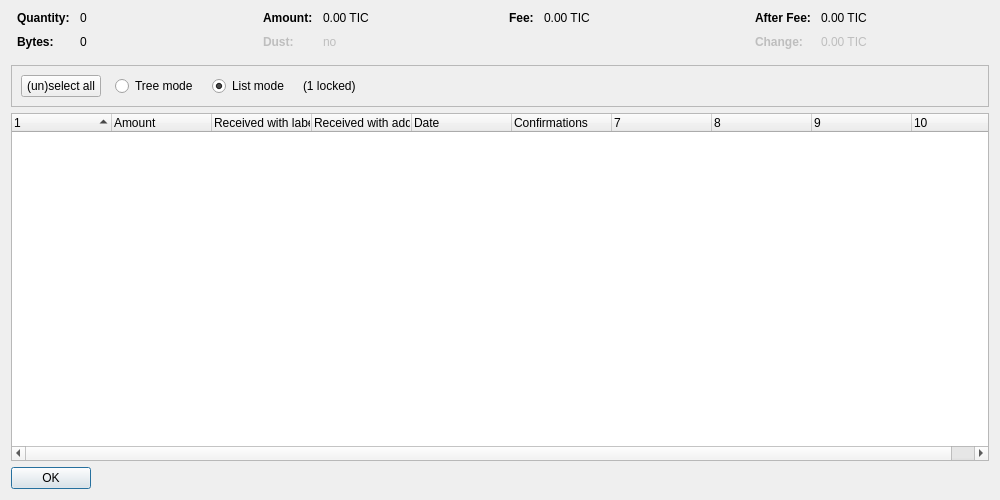
<?xml version="1.0" encoding="UTF-8"?>
<ui version="4.0">
 <class>CoinControlDialog</class>
 <widget class="QDialog" name="CoinControlDialog">
  <property name="geometry">
   <rect>
    <x>0</x>
    <y>0</y>
    <width>1000</width>
    <height>500</height>
   </rect>
  </property>
  <property name="windowTitle">
   <string>Coin Selection</string>
  </property>
  <layout class="QVBoxLayout" name="verticalLayout">
   <item>
    <layout class="QHBoxLayout" name="horizontalLayoutTop" stretch="0,0,0,0">
     <property name="topMargin">
      <number>0</number>
     </property>
     <property name="bottomMargin">
      <number>10</number>
     </property>
     <item>
      <layout class="QFormLayout" name="formLayoutCoinControl1">
       <property name="horizontalSpacing">
        <number>10</number>
       </property>
       <property name="verticalSpacing">
        <number>10</number>
       </property>
       <property name="leftMargin">
        <number>6</number>
       </property>
       <property name="rightMargin">
        <number>6</number>
       </property>
       <item row="0" column="0">
        <widget class="QLabel" name="labelCoinControlQuantityText">
         <property name="font">
          <font>
           <weight>75</weight>
           <bold>true</bold>
          </font>
         </property>
         <property name="text">
          <string>Quantity:</string>
         </property>
        </widget>
       </item>
       <item row="0" column="1">
        <widget class="QLabel" name="labelCoinControlQuantity">
         <property name="cursor">
          <cursorShape>IBeamCursor</cursorShape>
         </property>
         <property name="contextMenuPolicy">
          <enum>Qt::ActionsContextMenu</enum>
         </property>
         <property name="text">
          <string notr="true">0</string>
         </property>
         <property name="textInteractionFlags">
          <set>Qt::LinksAccessibleByMouse|Qt::TextSelectableByKeyboard|Qt::TextSelectableByMouse</set>
         </property>
        </widget>
       </item>
       <item row="1" column="0">
        <widget class="QLabel" name="labelCoinControlBytesText">
         <property name="font">
          <font>
           <weight>75</weight>
           <bold>true</bold>
          </font>
         </property>
         <property name="text">
          <string>Bytes:</string>
         </property>
        </widget>
       </item>
       <item row="1" column="1">
        <widget class="QLabel" name="labelCoinControlBytes">
         <property name="cursor">
          <cursorShape>IBeamCursor</cursorShape>
         </property>
         <property name="contextMenuPolicy">
          <enum>Qt::ActionsContextMenu</enum>
         </property>
         <property name="text">
          <string notr="true">0</string>
         </property>
         <property name="textInteractionFlags">
          <set>Qt::LinksAccessibleByMouse|Qt::TextSelectableByKeyboard|Qt::TextSelectableByMouse</set>
         </property>
        </widget>
       </item>
      </layout>
     </item>
     <item>
      <layout class="QFormLayout" name="formLayoutCoinControl2">
       <property name="horizontalSpacing">
        <number>10</number>
       </property>
       <property name="verticalSpacing">
        <number>10</number>
       </property>
       <property name="leftMargin">
        <number>6</number>
       </property>
       <property name="rightMargin">
        <number>6</number>
       </property>
       <item row="0" column="0">
        <widget class="QLabel" name="labelCoinControlAmountText">
         <property name="font">
          <font>
           <weight>75</weight>
           <bold>true</bold>
          </font>
         </property>
         <property name="text">
          <string>Amount:</string>
         </property>
        </widget>
       </item>
       <item row="0" column="1">
        <widget class="QLabel" name="labelCoinControlAmount">
         <property name="cursor">
          <cursorShape>IBeamCursor</cursorShape>
         </property>
         <property name="contextMenuPolicy">
          <enum>Qt::ActionsContextMenu</enum>
         </property>
         <property name="text">
          <string notr="true">0.00 TIC</string>
         </property>
         <property name="textInteractionFlags">
          <set>Qt::LinksAccessibleByMouse|Qt::TextSelectableByKeyboard|Qt::TextSelectableByMouse</set>
         </property>
        </widget>
       </item>
       <item row="1" column="0">
        <widget class="QLabel" name="labelCoinControlLowOutputText">
         <property name="enabled">
          <bool>false</bool>
         </property>
         <property name="font">
          <font>
           <weight>75</weight>
           <bold>true</bold>
          </font>
         </property>
         <property name="text">
          <string>Dust:</string>
         </property>
        </widget>
       </item>
       <item row="1" column="1">
        <widget class="QLabel" name="labelCoinControlLowOutput">
         <property name="enabled">
          <bool>false</bool>
         </property>
         <property name="cursor">
          <cursorShape>IBeamCursor</cursorShape>
         </property>
         <property name="contextMenuPolicy">
          <enum>Qt::ActionsContextMenu</enum>
         </property>
         <property name="text">
          <string notr="true">no</string>
         </property>
         <property name="textInteractionFlags">
          <set>Qt::LinksAccessibleByMouse|Qt::TextSelectableByKeyboard|Qt::TextSelectableByMouse</set>
         </property>
        </widget>
       </item>
      </layout>
     </item>
     <item>
      <layout class="QFormLayout" name="formLayoutCoinControl3">
       <property name="horizontalSpacing">
        <number>10</number>
       </property>
       <property name="verticalSpacing">
        <number>10</number>
       </property>
       <property name="leftMargin">
        <number>6</number>
       </property>
       <property name="rightMargin">
        <number>6</number>
       </property>
       <item row="0" column="0">
        <widget class="QLabel" name="labelCoinControlFeeText">
         <property name="font">
          <font>
           <weight>75</weight>
           <bold>true</bold>
          </font>
         </property>
         <property name="text">
          <string>Fee:</string>
         </property>
        </widget>
       </item>
       <item row="0" column="1">
        <widget class="QLabel" name="labelCoinControlFee">
         <property name="cursor">
          <cursorShape>IBeamCursor</cursorShape>
         </property>
         <property name="contextMenuPolicy">
          <enum>Qt::ActionsContextMenu</enum>
         </property>
         <property name="text">
          <string notr="true">0.00 TIC</string>
         </property>
         <property name="textInteractionFlags">
          <set>Qt::LinksAccessibleByMouse|Qt::TextSelectableByKeyboard|Qt::TextSelectableByMouse</set>
         </property>
        </widget>
       </item>
      </layout>
     </item>
     <item>
      <layout class="QFormLayout" name="formLayoutCoinControl4">
       <property name="horizontalSpacing">
        <number>10</number>
       </property>
       <property name="verticalSpacing">
        <number>10</number>
       </property>
       <property name="leftMargin">
        <number>6</number>
       </property>
       <property name="rightMargin">
        <number>6</number>
       </property>
       <item row="0" column="0">
        <widget class="QLabel" name="labelCoinControlAfterFeeText">
         <property name="font">
          <font>
           <weight>75</weight>
           <bold>true</bold>
          </font>
         </property>
         <property name="text">
          <string>After Fee:</string>
         </property>
        </widget>
       </item>
       <item row="0" column="1">
        <widget class="QLabel" name="labelCoinControlAfterFee">
         <property name="cursor">
          <cursorShape>IBeamCursor</cursorShape>
         </property>
         <property name="contextMenuPolicy">
          <enum>Qt::ActionsContextMenu</enum>
         </property>
         <property name="text">
          <string notr="true">0.00 TIC</string>
         </property>
         <property name="textInteractionFlags">
          <set>Qt::LinksAccessibleByMouse|Qt::TextSelectableByKeyboard|Qt::TextSelectableByMouse</set>
         </property>
        </widget>
       </item>
       <item row="1" column="0">
        <widget class="QLabel" name="labelCoinControlChangeText">
         <property name="enabled">
          <bool>false</bool>
         </property>
         <property name="font">
          <font>
           <weight>75</weight>
           <bold>true</bold>
          </font>
         </property>
         <property name="text">
          <string>Change:</string>
         </property>
        </widget>
       </item>
       <item row="1" column="1">
        <widget class="QLabel" name="labelCoinControlChange">
         <property name="enabled">
          <bool>false</bool>
         </property>
         <property name="cursor">
          <cursorShape>IBeamCursor</cursorShape>
         </property>
         <property name="contextMenuPolicy">
          <enum>Qt::ActionsContextMenu</enum>
         </property>
         <property name="text">
          <string notr="true">0.00 TIC</string>
         </property>
         <property name="textInteractionFlags">
          <set>Qt::LinksAccessibleByMouse|Qt::TextSelectableByKeyboard|Qt::TextSelectableByMouse</set>
         </property>
        </widget>
       </item>
      </layout>
     </item>
    </layout>
   </item>
   <item>
    <widget class="QFrame" name="frame">
     <property name="minimumSize">
      <size>
       <width>0</width>
       <height>40</height>
      </size>
     </property>
     <property name="frameShape">
      <enum>QFrame::StyledPanel</enum>
     </property>
     <property name="frameShadow">
      <enum>QFrame::Sunken</enum>
     </property>
     <layout class="QHBoxLayout" name="horizontalLayout">
      <item>
       <layout class="QHBoxLayout" name="horizontalLayoutPanel" stretch="0,0,0,0,0">
        <property name="spacing">
         <number>14</number>
        </property>
        <item>
         <widget class="QPushButton" name="pushButtonSelectAll">
          <property name="sizePolicy">
           <sizepolicy hsizetype="Maximum" vsizetype="Fixed">
            <horstretch>0</horstretch>
            <verstretch>0</verstretch>
           </sizepolicy>
          </property>
          <property name="text">
           <string>(un)select all</string>
          </property>
          <property name="autoDefault">
           <bool>false</bool>
          </property>
         </widget>
        </item>
        <item>
         <widget class="QRadioButton" name="radioTreeMode">
          <property name="sizePolicy">
           <sizepolicy hsizetype="Maximum" vsizetype="Fixed">
            <horstretch>0</horstretch>
            <verstretch>0</verstretch>
           </sizepolicy>
          </property>
          <property name="text">
           <string>Tree mode</string>
          </property>
         </widget>
        </item>
        <item>
         <widget class="QRadioButton" name="radioListMode">
          <property name="sizePolicy">
           <sizepolicy hsizetype="Maximum" vsizetype="Fixed">
            <horstretch>0</horstretch>
            <verstretch>0</verstretch>
           </sizepolicy>
          </property>
          <property name="text">
           <string>List mode</string>
          </property>
          <property name="checked">
           <bool>true</bool>
          </property>
         </widget>
        </item>
        <item>
         <widget class="QLabel" name="labelLocked">
          <property name="text">
           <string notr="true">(1 locked)</string>
          </property>
         </widget>
        </item>
        <item>
         <spacer name="horizontalSpacer">
          <property name="orientation">
           <enum>Qt::Horizontal</enum>
          </property>
          <property name="sizeHint" stdset="0">
           <size>
            <width>40</width>
            <height>20</height>
           </size>
          </property>
         </spacer>
        </item>
       </layout>
      </item>
     </layout>
    </widget>
   </item>
   <item>
    <widget class="CoinControlTreeWidget" name="treeWidget">
     <property name="contextMenuPolicy">
      <enum>Qt::CustomContextMenu</enum>
     </property>
     <property name="sortingEnabled">
      <bool>false</bool>
     </property>
     <property name="columnCount">
      <number>10</number>
     </property>
     <attribute name="headerShowSortIndicator" stdset="0">
      <bool>true</bool>
     </attribute>
     <attribute name="headerStretchLastSection">
      <bool>false</bool>
     </attribute>
     <column>
      <property name="text">
       <string/>
      </property>
     </column>
     <column>
      <property name="text">
       <string>Amount</string>
      </property>
     </column>
     <column>
      <property name="text">
       <string>Received with label</string>
      </property>
     </column>
     <column>
      <property name="text">
       <string>Received with address</string>
      </property>
     </column>
     <column>
      <property name="text">
       <string>Date</string>
      </property>
     </column>
     <column>
      <property name="text">
       <string>Confirmations</string>
      </property>
      <property name="toolTip">
       <string>Confirmed</string>
      </property>
     </column>
     <column>
      <property name="text">
       <string/>
      </property>
     </column>
     <column>
      <property name="text">
       <string/>
      </property>
     </column>
     <column>
      <property name="text">
       <string/>
      </property>
     </column>
     <column>
      <property name="text">
       <string/>
      </property>
     </column>
    </widget>
   </item>
   <item>
    <widget class="QDialogButtonBox" name="buttonBox">
     <property name="sizePolicy">
      <sizepolicy hsizetype="Maximum" vsizetype="Fixed">
       <horstretch>0</horstretch>
       <verstretch>0</verstretch>
      </sizepolicy>
     </property>
     <property name="orientation">
      <enum>Qt::Horizontal</enum>
     </property>
     <property name="standardButtons">
      <set>QDialogButtonBox::Ok</set>
     </property>
    </widget>
   </item>
  </layout>
 </widget>
 <customwidgets>
  <customwidget>
   <class>CoinControlTreeWidget</class>
   <extends>QTreeWidget</extends>
   <header>coincontroltreewidget.h</header>
  </customwidget>
 </customwidgets>
 <resources/>
 <connections/>
</ui>
